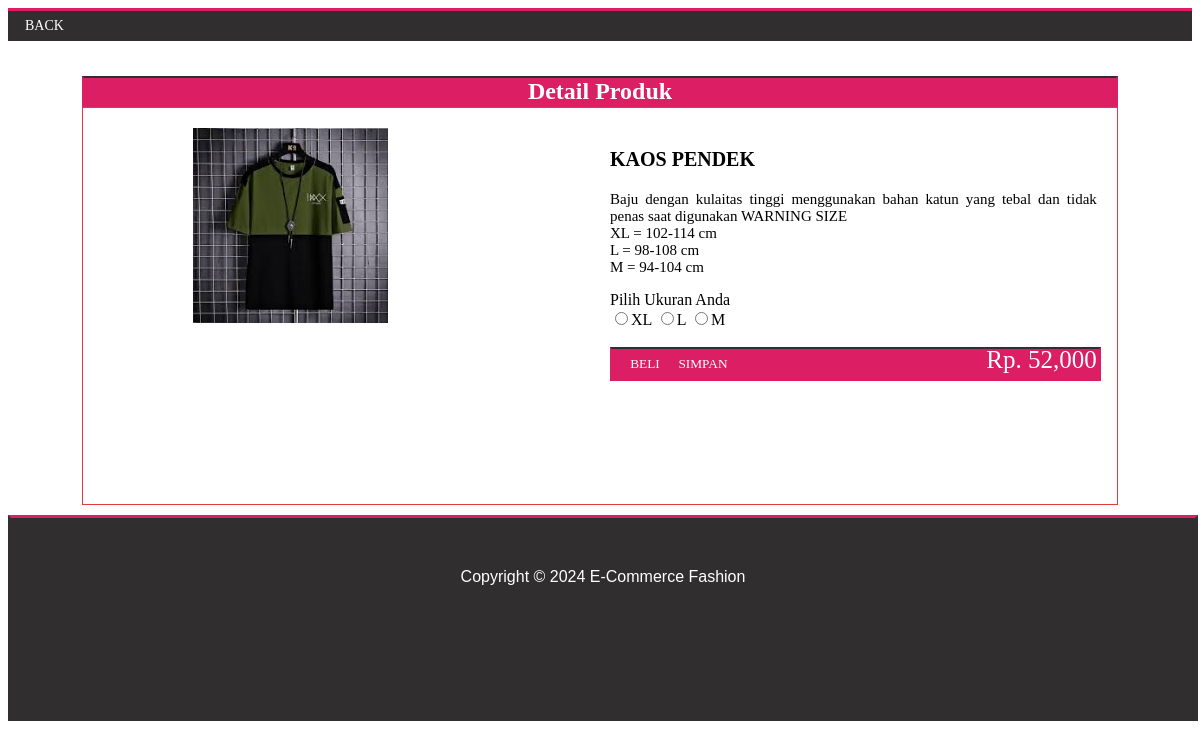
Page /produk_detail.php?id=1 (signed in) on the committed database.
### tables this page shows
CREATE TABLE `produk` (
  `id_produk` int(11) NOT NULL,
  `nama_produk` varchar(250) NOT NULL,
  `harga_produk` double NOT NULL,
  `kategori` varchar(45) NOT NULL,
  `gender` varchar(45) NOT NULL,
  `image` varchar(225) NOT NULL,
  `deskripsi` varchar(250) NOT NULL,
  `ukuran_1` varchar(250) NOT NULL,
  `ukuran_2` varchar(250) NOT NULL,
  `ukuran_3` varchar(250) NOT NULL
);

### produk_detail.php (the view, shortened to what this page needs)
<?php
include "koneksi2.php"
?>
<!DOCTYPE html>
<html lang="en">
<head>
    <link rel="stylesheet" type="text/css" href="style.css">
</head>
<body>
    <div class="menu" border="1" >
        <button class="back-home"onclick="window.history.go(-2);">BACK</button>
    </div>
    <div class="container">
                    <?php
                            $produk = mysqli_query($koneksi, "SELECT * FROM produk WHERE id_produk ='".$_GET['id']."'");
                            $p = mysqli_fetch_object($produk);
                                    ?>
                        <div class="section">
                            <div class="container_3">
                                <div class="detail-box">
                                    <div class="detail-conten">Detail Produk</div>
                                    <div class="layout">
                                            <div class="col-2">
                                                <img  src="foto/<?php echo $p->image?>" alt="">
                                            </div>
                                                <div class="col-2">
                                                    <p class="nama" name="produk"><?php echo $p->nama_produk ?> </p>
                                                    <p class="descripsi"><?php echo $p->deskripsi ?><br><?php echo $p->ukuran_1 ?><br><?php echo $p->ukuran_2 ?><br><?php echo $p->ukuran_3 ?><br></p>
                                                    <p class="harga">Rp. <?php echo number_format($p->harga_produk ) ?></p>
                                                    <div class="ukuran" onclick="radio()">Pilih Ukuran Anda <br>
                                                        <input type="radio" name="ukuran" id="xl" value="XL">XL
                                                        <input type="radio" name="ukuran" id="l" value="L">L
                                                        <input type="radio" name="ukuran" id="m" value="M">M
                                                    </div><br>
                                                    <div class="btn-1">
                                                        <button type="button" id="btn-beli-k" class="btn1" value="<?php echo $p->id_produk ?>">BELI</button>
                                                    </div>
                                                    <div>
                                                        <input type="button" value="SIMPAN" id="keranjang" class="btn2" onclick="Onkeranjang()" name="<?php echo $p->id_produk ?>">
                                                    </div>
                                                </div>
                                    </div>
                                </div>
                            </div>
                        </div>
            <div class="footer">
                <div class="footer-content">
                    Copyright &copy; 2024 E-Commerce Fashion <br><br>
                </div>
            </div>
    </div>
</body>
</html>

### style.css (style rules this page uses)
.menu { width: 100%; height: 30px; overflow: hidden; background-color: rgb(48, 46, 46); border-top-style: solid; border-top-color: rgb(220, 30, 100); }
.container { width: 100%; margin: 0 auto; }
.container:after { display: block; clear: both; }
.footer { border: 3px solid rgb(48, 46, 46); border-top-color: rgb(220, 30, 100); width: 100%; height: 200px; background-color: rgb(48, 46, 46); }
.footer-content { color: white; font-family: Arial, Helvetica, sans-serif; text-align: center; margin-top: 50px; }
.section { padding: 10px 0; }
.container_3 { width: 90%; margin: 0 auto; }
.container_3:after { content: ''; display: block; clear: both; }
.col-2 { width: 50%; padding: 10px; box-sizing: border-box; float: left; }
.layout { width: 100%; min-height: 398px; padding: 10px; float: left; border: 1px solid rgb(233, 77, 77); border-color: #dc3c3c; box-sizing: border-box; }
.layout .nama { font-weight: 900; font-size: 20px; }
.layout .descripsi { text-align: justify; font-size: 15px; }
.layout img { width: 40%; margin-left: 90px; }
.layout .harga { float: right; color: white; font-size: 25px; margin-top: 55px; }
.btn1 { outline: none; border: none; float: left; background-color: inherit; position: relative; width: 66px; height: 30px; color: white; font-family: Georgia, 'Times New Roman', Times, serif; }
.btn2 { outline: none; border: none; float: left; background-color: inherit; width: 66px; height: 30px; margin-left: 60px; position: relative; bottom: 32px; color: white; font-family: Georgia, 'Times New Roman', Times, serif; }
.detail-box { padding: 15px; margin: 10px 0 25px 0; }
.detail-box::after { content: ''; display: none; clear: both; }
.detail-conten { border: 2px solid rgb(220, 30, 100); background-color: rgb(220, 30, 100); border-top-color: rgb(48, 46, 46); text-align: center; font-size: 24px; font-weight: 700; color: white; box-sizing: border-box; }
.btn-1 { border: 2px solid rgb(220, 30, 100); background-color: rgb(220, 30, 100); border-top-color: rgb(48, 46, 46); width: 100%; height: 30px; }
.back-home { float: left; position: relative; padding: 7px 17px; outline: none; border: none; background-color: inherit; color: white; font-size: 14px; font-family: 'Times New Roman', Times, serif; }

### rows in the picture
produk: image (picture), nama_produk "KAOS PENDEK", deskripsi "Baju dengan kulaitas tinggi menggunakan bahan katun yang tebal dan tidak penas saat digunakan WARNING SIZE", ukuran_1 "XL = 102-114 cm", ukuran_2 "L = 98-108 cm", ukuran_3 "M = 94-104 cm", harga_produk "52,000"
